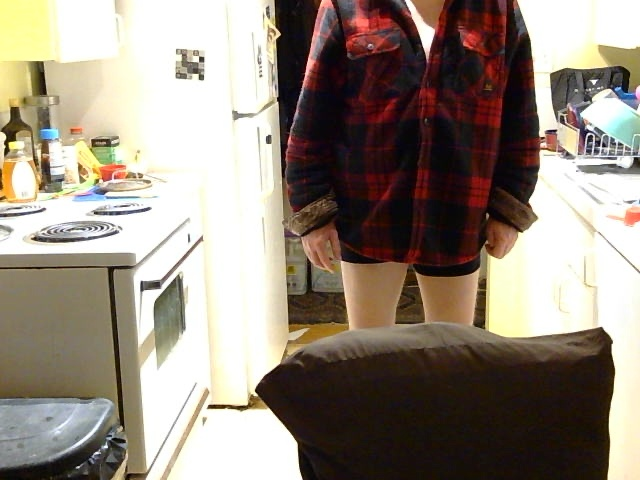
#> input picture detection_sample_2.jpg, 640 x 480 px
$ python adjust_room_photo.py ../detection_sample_2.jpg out.png ../detection_sample_3.jpg
#> lines starting #> are read from the running program, lines starting #| are printed output that depends on the picture
#!/usr/bin/env python3
"""
Adjust Room Photo Brightness and Exposure

This script processes the captured room photo to reduce brightness,
adjust contrast, and improve exposure for better analysis by vision models.

Usage:
    python scripts/adjust_room_photo.py input_image.jpg [output_image.jpg]
"""

import cv2
import numpy as np
import sys
import os
from pathlib import Path

def adjust_brightness_contrast(image, brightness=-50, contrast=1.2):
    """
    Adjust brightness and contrast of an image.

    Args:
        image: Input image
        brightness: Brightness adjustment (-100 to 100, negative = darker)
        contrast: Contrast multiplier (0.5 = less contrast, 2.0 = more contrast)

    Returns:
        Adjusted image
    """
    # Convert brightness to the range used by OpenCV
    beta = brightness
    alpha = contrast

    # Apply the formula: new_image = alpha * old_image + beta
    adjusted = cv2.convertScaleAbs(image, alpha=alpha, beta=beta)
    return adjusted

def reduce_exposure(image, gamma=0.7):
    """
    Reduce exposure using gamma correction.

    Args:
        image: Input image
        gamma: Gamma value (< 1.0 = darker, > 1.0 = brighter)

    Returns:
        Gamma-corrected image
    """
    # Build a lookup table mapping pixel values [0, 255] to their adjusted gamma values
    inv_gamma = 1.0 / gamma
    table = np.array([((i / 255.0) ** inv_gamma) * 255 for i in np.arange(0, 256)]).astype("uint8")

    # Apply gamma correction using the lookup table
    return cv2.LUT(image, table)

def enhance_shadows_highlights(image):
    """
    Enhance shadows while reducing highlights.

    Args:
        image: Input image

    Returns:
        Enhanced image
    """
    # Convert to LAB color space for better luminance control
    lab = cv2.cvtColor(image, cv2.COLOR_BGR2LAB)
    l, a, b = cv2.split(lab)

    # Apply CLAHE (Contrast Limited Adaptive Histogram Equalization) to luminance
    clahe = cv2.createCLAHE(clipLimit=2.0, tileGridSize=(8, 8))
    l = clahe.apply(l)

    # Merge channels and convert back to BGR
    enhanced = cv2.merge([l, a, b])
    enhanced = cv2.cvtColor(enhanced, cv2.COLOR_LAB2BGR)

    return enhanced

def auto_white_balance(image):
    """
    Apply simple white balance correction.

    Args:
        image: Input image

    Returns:
        White-balanced image
    """
    # Calculate the mean for each channel
    b_mean = np.mean(image[:, :, 0])
    g_mean = np.mean(image[:, :, 1])
    r_mean = np.mean(image[:, :, 2])

    # Calculate the overall mean
    overall_mean = (b_mean + g_mean + r_mean) / 3

    # Calculate scaling factors
    b_scale = overall_mean / b_mean if b_mean > 0 else 1
    g_scale = overall_mean / g_mean if g_mean > 0 else 1
    r_scale = overall_mean / r_mean if r_mean > 0 else 1

    # Apply scaling (but limit to reasonable range)
    b_scale = np.clip(b_scale, 0.5, 2.0)
    g_scale = np.clip(g_scale, 0.5, 2.0)
    r_scale = np.clip(r_scale, 0.5, 2.0)

    # Split channels
    b, g, r = cv2.split(image)

    # Apply scaling
    b = cv2.convertScaleAbs(b, alpha=b_scale)
    g = cv2.convertScaleAbs(g, alpha=g_scale)
    r = cv2.convertScaleAbs(r, alpha=r_scale)

    # Merge back
    balanced = cv2.merge([b, g, r])

    return balanced

def process_image(input_path, output_path, preset="balanced"):
    """
    Process the image with different adjustment presets.

    Args:
        input_path: Path to input image
        output_path: Path to save adjusted image
        preset: Adjustment preset ('gentle', 'balanced', 'strong')

    Returns:
        bool: Success status
    """
    print(f"🔧 Processing image: {input_path}")
    print(f"📐 Using preset: {preset}")

    # Read the image
    image = cv2.imread(input_path)
    if image is None:
        print(f"❌ Error: Could not read image from {input_path}")
        return False

    original_height, original_width = image.shape[:2]
    print(f"📏 Original size: {original_width}x{original_height}")

    # Apply adjustments based on preset
    if preset == "gentle":
        # Gentle adjustments
        processed = adjust_brightness_contrast(image, brightness=-30, contrast=1.1)
        processed = reduce_exposure(processed, gamma=0.8)
    elif preset == "balanced":
        # Balanced adjustments (good for overexposed images)
        processed = adjust_brightness_contrast(image, brightness=-50, contrast=1.2)
        processed = reduce_exposure(processed, gamma=0.7)
        processed = auto_white_balance(processed)
    elif preset == "strong":
        # Strong adjustments for very overexposed images
        processed = adjust_brightness_contrast(image, brightness=-70, contrast=1.3)
        processed = reduce_exposure(processed, gamma=0.6)
        processed = enhance_shadows_highlights(processed)
        processed = auto_white_balance(processed)
    else:
        print(f"❌ Unknown preset: {preset}")
        return False

    # Save the processed image
    success = cv2.imwrite(output_path, processed)

    if success:
        file_size = os.path.getsize(output_path) / (1024 * 1024)  # MB
        print(f"✅ Processed image saved!")
        print(f"📁 Output: {output_path}")
        print(f"📏 Size: {file_size:.1f} MB")

        # Show before/after info
        original_mean = np.mean(image)
        processed_mean = np.mean(processed)
        brightness_reduction = ((original_mean - processed_mean) / original_mean) * 100
        print(f"🔆 Brightness reduced by: {brightness_reduction:.1f}%")

    else:
        print(f"❌ Error: Could not save processed image to {output_path}")

    return success

def main():
    """Main function to process room photo."""
    if len(sys.argv) < 2:
        print("Usage: python scripts/adjust_room_photo.py input_image.jpg [output_image.jpg] [preset]")
        print("Presets: gentle, balanced (default), strong")
        return

    input_path = sys.argv[1]

    # Generate output filename if not provided
    if len(sys.argv) > 2:
        output_path = sys.argv[2]
    else:
        # Auto-generate output name
        input_name = Path(input_path).stem
        input_ext = Path(input_path).suffix
        output_path = f"{input_name}_adjusted{input_ext}"

    # Get preset
    preset = "balanced"  # default
    if len(sys.argv) > 3:
        preset = sys.argv[3].lower()
        if preset not in ["gentle", "balanced", "strong"]:
            print(f"⚠️  Unknown preset '{preset}', using 'balanced'")
            preset = "balanced"

    # Check if input file exists
    if not os.path.exists(input_path):
        print(f"❌ Error: Input file not found: {input_path}")
        return

    print("🎨 Room Photo Brightness Adjustment")
    print("=" * 35)

    # Process the image
    success = process_image(input_path, output_path, preset)
#> in process_image, image is the input picture: shape (480, 640, 3); mean B, G, R 126.2, 138.2, 149.2
#| 📏 Original size: 640x480
#> in adjust_brightness_contrast, `adjusted = cv2.convertScaleAbs(image, alpha=alpha, beta=beta)`:
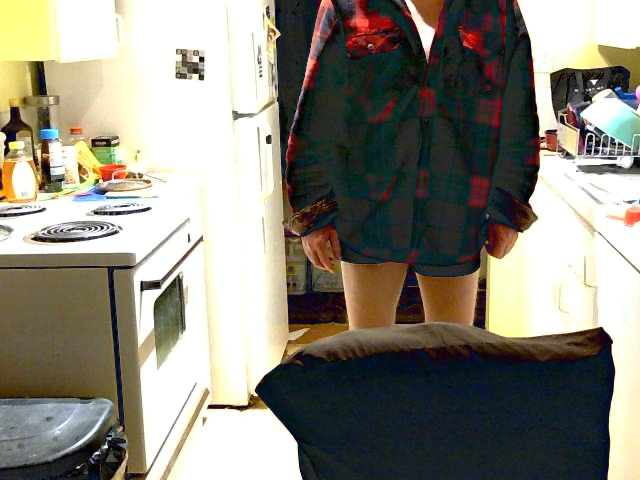
#> adjusted: shape (480, 640, 3); mean B, G, R 123.8, 135.1, 138.4
#> in reduce_exposure, `return cv2.LUT(image, table)`:
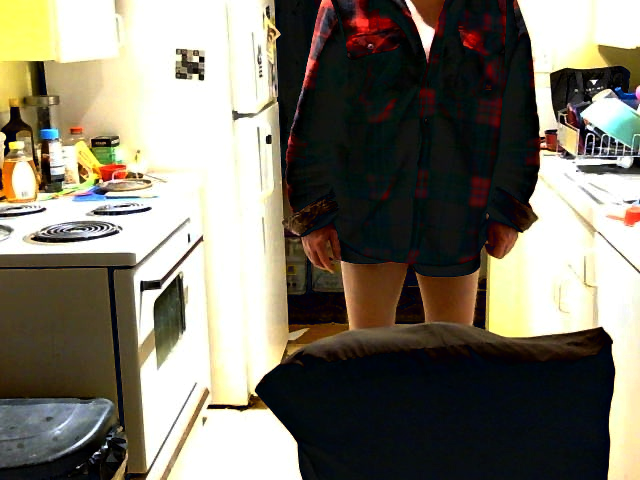
#> returned value: shape (480, 640, 3); mean of channels 0, 1, 2 107.6, 120.7, 125.4; drawn as B, G, R
#> in auto_white_balance, `b_mean = np.mean(image[:, :, 0])`: b_mean = 107.6
#> in auto_white_balance, `g_mean = np.mean(image[:, :, 1])`: g_mean = 120.7
#> in auto_white_balance, `r_mean = np.mean(image[:, :, 2])`: r_mean = 125.4
#> in auto_white_balance, `overall_mean = (b_mean + g_mean + r_mean) / 3`: overall_mean = 117.9
#> in auto_white_balance, `b_scale = overall_mean / b_mean if b_mean > 0 else 1`: b_scale = 1.1
#> in auto_white_balance, `g_scale = overall_mean / g_mean if g_mean > 0 else 1`: g_scale = 0.977
#> in auto_white_balance, `r_scale = overall_mean / r_mean if r_mean > 0 else 1`: r_scale = 0.94
#> in auto_white_balance, `b, g, r = cv2.split(image)`:
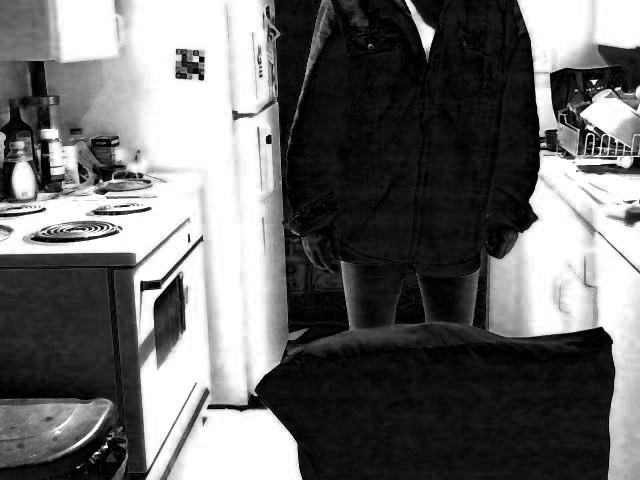
#> b: shape (480, 640); min 0, max 255, mean 107.6
#> in auto_white_balance, `b, g, r = cv2.split(image)`:
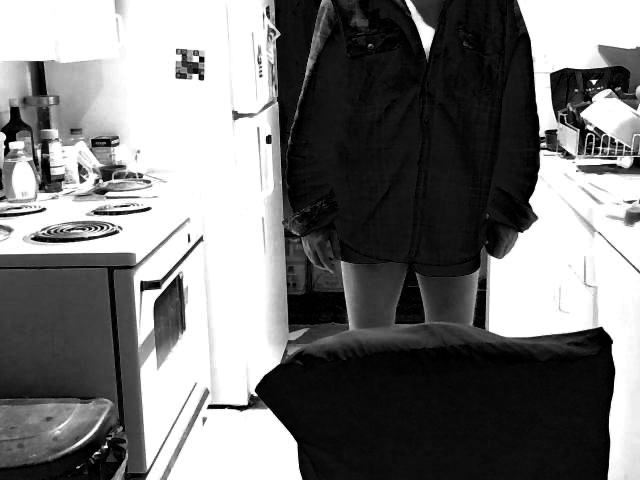
#> g: shape (480, 640); min 0, max 255, mean 120.7
#> in auto_white_balance, `b, g, r = cv2.split(image)`:
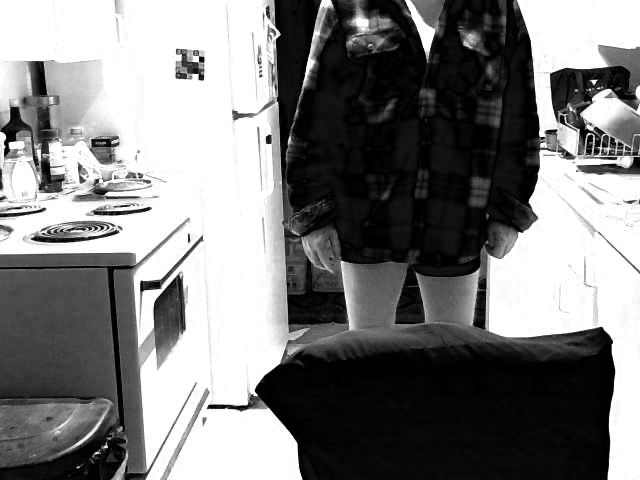
#> r: shape (480, 640); min 0, max 255, mean 125.4
#> in auto_white_balance, `b = cv2.convertScaleAbs(b, alpha=b_scale)`:
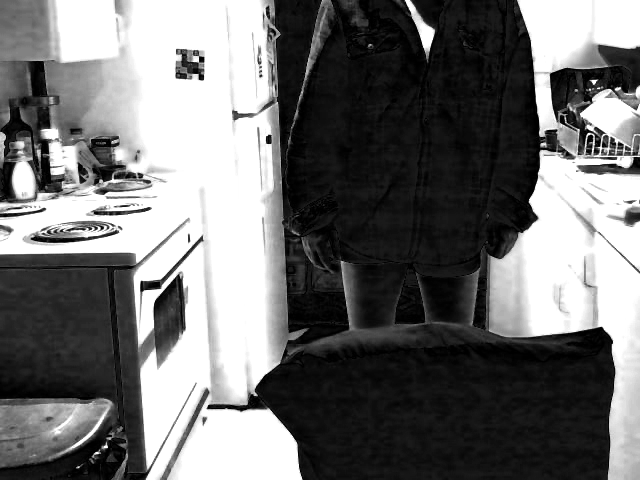
#> b: shape (480, 640); min 0, max 255, mean 112.5
#> in auto_white_balance, `balanced = cv2.merge([b, g, r])`:
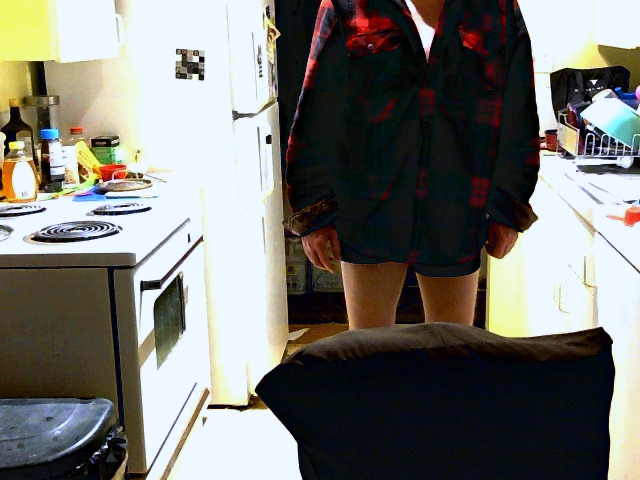
#> balanced: shape (480, 640, 3); mean B, G, R 112.5, 117.9, 118
#> in process_image, `original_mean = np.mean(image)`: original_mean = 137.8
#> in process_image, `processed_mean = np.mean(processed)`: processed_mean = 116.1
#> in process_image, `brightness_reduction = ((original_mean - processed_mean) / original_me..`: brightness_reduction = 15.75
#| 🔆 Brightness reduced by: 15.8%
#> success = True

    if success:
        print("\n🚀 Next Steps:")
        print("=" * 15)
        print(f"1. Review the adjusted image: {output_path}")
        print("2. If still too bright, try 'strong' preset:")
        print(f"   python scripts/adjust_room_photo.py {input_path} {output_path} strong")
        print("3. Upload the adjusted image to your vision model")
        print("4. Use the prompt from: prompts/room_layout_generator.md")
    else:
        print("\n🔧 Troubleshooting:")
        print("• Check input file path")
        print("• Ensure write permissions for output directory")
        print("• Try different presets: gentle, balanced, strong")

if __name__ == "__main__":
    main()

$ run again, on detection_sample_4.jpg
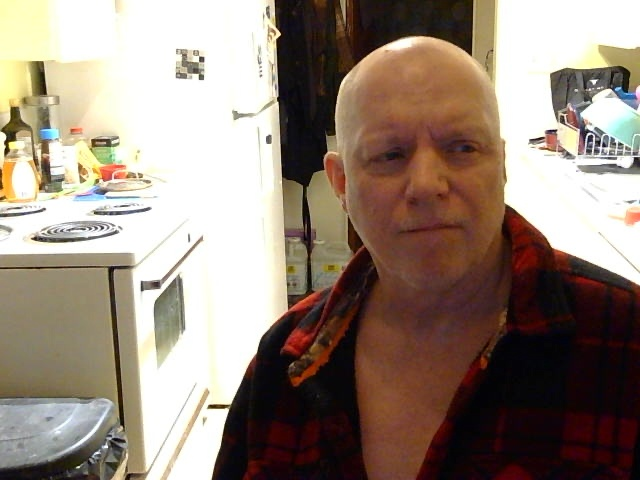
#> input picture detection_sample_4.jpg, 640 x 480 px
#> in process_image, image is the input picture: shape (480, 640, 3); mean B, G, R 122, 134.3, 149.8
#| 📏 Original size: 640x480
#> in reduce_exposure, `return cv2.LUT(image, table)`:
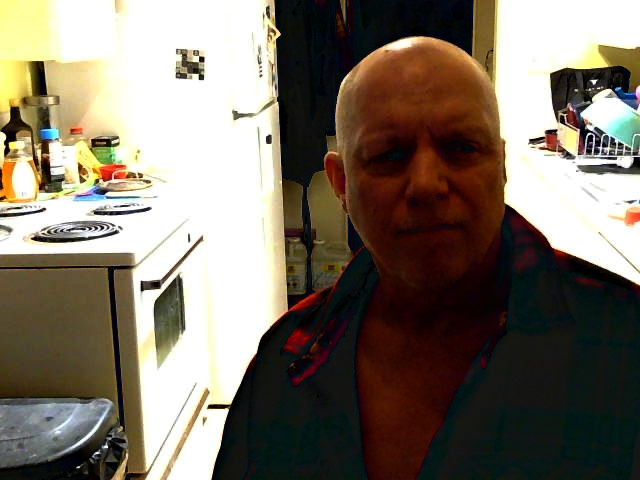
#> returned value: shape (480, 640, 3); mean of channels 0, 1, 2 102.1, 114.9, 124.4; drawn as B, G, R
#> b_mean = 102.1
#> g_mean = 114.9
#> r_mean = 124.4
#> overall_mean = 113.8
#> b_scale = 1.11
#> g_scale = 0.99
#> r_scale = 0.915
#> in auto_white_balance, `balanced = cv2.merge([b, g, r])`:
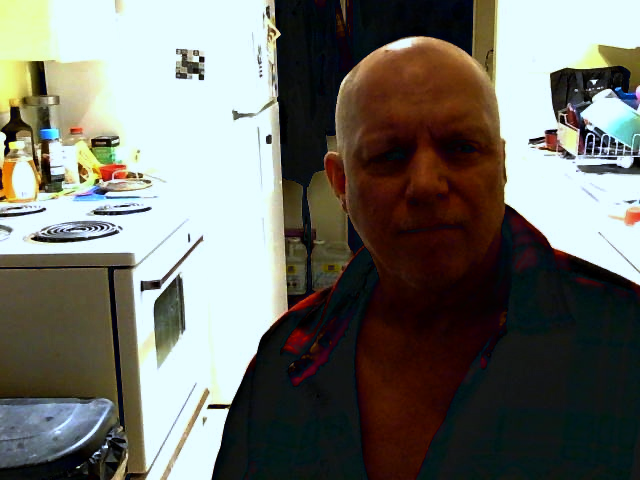
#> balanced: shape (480, 640, 3); mean B, G, R 106.5, 114, 113.7
#> original_mean = 135.4
#> processed_mean = 111.4
#> brightness_reduction = 17.69
#| 🔆 Brightness reduced by: 17.7%
#> success = True
